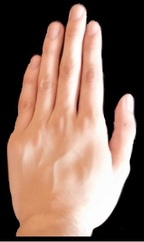
%> input picture Correlation/resizedimage.png, 144 x 242 px, given in place of small1.png, which was not available
$ octave hw6.m   (GNU Octave 9; MATLAB toolbox functions it lacks are replaced by stand-ins)
%> lines starting %> are read from the running program, lines starting %| are printed output that depends on the picture; pictures that were not available may be replaced by others from this repository, and a replacement may not be noted
smallImage1 = rgb2gray(imread('small1.png'));
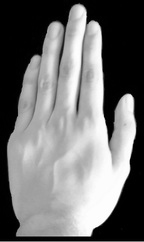
%> smallImage1: size 242x144 uint8; min 0, max 255, mean 114.3
smallImage2 = rgb2gray(imread('small2.png'));
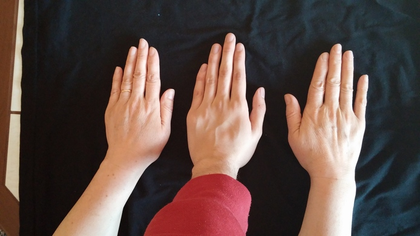
%> input picture Correlation/3elson.png, 420 x 236 px, shrunk from 694 x 390 before the run, given in place of small2.png, which was not available
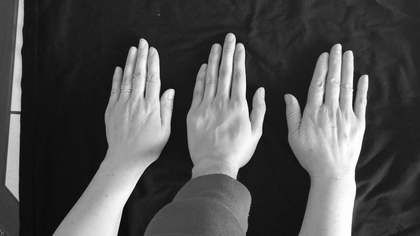
%> smallImage2: size 236x420 uint8; min 2, max 255, mean 80.2
%> (the run ends here)
